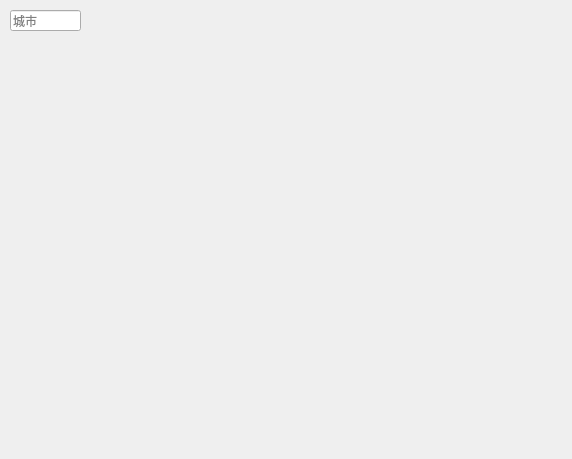
<?xml version="1.0" encoding="UTF-8"?>
<ui version="4.0">
 <class>MainWindow</class>
 <widget class="QMainWindow" name="MainWindow">
  <property name="geometry">
   <rect>
    <x>0</x>
    <y>0</y>
    <width>572</width>
    <height>459</height>
   </rect>
  </property>
  <property name="windowTitle">
   <string>Weather</string>
  </property>
  <property name="windowIcon">
   <iconset resource="res.qrc">
    <normaloff>:/images/icon</normaloff>:/images/icon</iconset>
  </property>
  <widget class="QWidget" name="centralWidget">
   <widget class="QLineEdit" name="cityEdit">
    <property name="geometry">
     <rect>
      <x>10</x>
      <y>10</y>
      <width>71</width>
      <height>21</height>
     </rect>
    </property>
    <property name="focusPolicy">
     <enum>Qt::StrongFocus</enum>
    </property>
    <property name="placeholderText">
     <string>城市</string>
    </property>
   </widget>
   <widget class="QLabel" name="temp">
    <property name="geometry">
     <rect>
      <x>50</x>
      <y>60</y>
      <width>150</width>
      <height>100</height>
     </rect>
    </property>
    <property name="font">
     <font>
      <family>楷体</family>
      <pointsize>55</pointsize>
      <weight>50</weight>
      <bold>false</bold>
     </font>
    </property>
    <property name="text">
     <string/>
    </property>
    <property name="alignment">
     <set>Qt::AlignCenter</set>
    </property>
   </widget>
   <widget class="QLabel" name="city">
    <property name="geometry">
     <rect>
      <x>50</x>
      <y>160</y>
      <width>150</width>
      <height>30</height>
     </rect>
    </property>
    <property name="font">
     <font>
      <pointsize>13</pointsize>
      <weight>75</weight>
      <bold>true</bold>
     </font>
    </property>
    <property name="text">
     <string/>
    </property>
    <property name="alignment">
     <set>Qt::AlignCenter</set>
    </property>
   </widget>
   <widget class="QLabel" name="date">
    <property name="geometry">
     <rect>
      <x>150</x>
      <y>10</y>
      <width>200</width>
      <height>25</height>
     </rect>
    </property>
    <property name="font">
     <font>
      <pointsize>15</pointsize>
      <weight>75</weight>
      <bold>true</bold>
     </font>
    </property>
    <property name="text">
     <string/>
    </property>
    <property name="alignment">
     <set>Qt::AlignCenter</set>
    </property>
   </widget>
   <widget class="QToolButton" name="getButton">
    <property name="geometry">
     <rect>
      <x>60</x>
      <y>10</y>
      <width>21</width>
      <height>21</height>
     </rect>
    </property>
    <property name="cursor">
     <cursorShape>PointingHandCursor</cursorShape>
    </property>
    <property name="toolTip">
     <string>查询天气</string>
    </property>
    <property name="text">
     <string/>
    </property>
    <property name="icon">
     <iconset resource="res.qrc">
      <normaloff>:/images/search</normaloff>:/images/search</iconset>
    </property>
    <property name="iconSize">
     <size>
      <width>21</width>
      <height>21</height>
     </size>
    </property>
    <property name="autoRaise">
     <bool>true</bool>
    </property>
   </widget>
   <widget class="QPushButton" name="minButton">
    <property name="geometry">
     <rect>
      <x>440</x>
      <y>5</y>
      <width>25</width>
      <height>25</height>
     </rect>
    </property>
    <property name="cursor">
     <cursorShape>PointingHandCursor</cursorShape>
    </property>
    <property name="toolTip">
     <string>最小化</string>
    </property>
    <property name="text">
     <string/>
    </property>
    <property name="flat">
     <bool>true</bool>
    </property>
   </widget>
   <widget class="QPushButton" name="closeButton">
    <property name="geometry">
     <rect>
      <x>470</x>
      <y>5</y>
      <width>25</width>
      <height>25</height>
     </rect>
    </property>
    <property name="cursor">
     <cursorShape>PointingHandCursor</cursorShape>
    </property>
    <property name="toolTip">
     <string>关闭</string>
    </property>
    <property name="text">
     <string/>
    </property>
    <property name="flat">
     <bool>true</bool>
    </property>
   </widget>
   <widget class="QWidget" name="layoutWidget">
    <property name="geometry">
     <rect>
      <x>0</x>
      <y>250</y>
      <width>501</width>
      <height>141</height>
     </rect>
    </property>
    <layout class="QHBoxLayout" name="horizontalLayout">
     <property name="spacing">
      <number>4</number>
     </property>
     <property name="bottomMargin">
      <number>15</number>
     </property>
     <item>
      <layout class="QGridLayout" name="gridLayout">
       <property name="bottomMargin">
        <number>10</number>
       </property>
       <item row="0" column="0">
        <widget class="QLabel" name="forecast_0_date">
         <property name="minimumSize">
          <size>
           <width>80</width>
           <height>20</height>
          </size>
         </property>
         <property name="maximumSize">
          <size>
           <width>80</width>
           <height>20</height>
          </size>
         </property>
         <property name="font">
          <font>
           <family>微软雅黑</family>
           <pointsize>10</pointsize>
          </font>
         </property>
         <property name="text">
          <string/>
         </property>
         <property name="alignment">
          <set>Qt::AlignCenter</set>
         </property>
        </widget>
       </item>
       <item row="1" column="0">
        <widget class="QLabel" name="forecast_0_type">
         <property name="minimumSize">
          <size>
           <width>78</width>
           <height>75</height>
          </size>
         </property>
         <property name="text">
          <string/>
         </property>
         <property name="scaledContents">
          <bool>true</bool>
         </property>
        </widget>
       </item>
       <item row="2" column="0">
        <widget class="QLabel" name="forecast_0_temp">
         <property name="minimumSize">
          <size>
           <width>75</width>
           <height>20</height>
          </size>
         </property>
         <property name="maximumSize">
          <size>
           <width>75</width>
           <height>20</height>
          </size>
         </property>
         <property name="font">
          <font>
           <family>微软雅黑</family>
          </font>
         </property>
         <property name="text">
          <string/>
         </property>
         <property name="alignment">
          <set>Qt::AlignCenter</set>
         </property>
        </widget>
       </item>
      </layout>
     </item>
     <item>
      <layout class="QGridLayout" name="gridLayout_2">
       <property name="bottomMargin">
        <number>10</number>
       </property>
       <item row="0" column="0">
        <widget class="QLabel" name="forecast_1_date">
         <property name="minimumSize">
          <size>
           <width>75</width>
           <height>20</height>
          </size>
         </property>
         <property name="maximumSize">
          <size>
           <width>75</width>
           <height>20</height>
          </size>
         </property>
         <property name="font">
          <font>
           <family>微软雅黑</family>
           <pointsize>10</pointsize>
          </font>
         </property>
         <property name="text">
          <string/>
         </property>
         <property name="alignment">
          <set>Qt::AlignCenter</set>
         </property>
        </widget>
       </item>
       <item row="1" column="0">
        <widget class="QLabel" name="forecast_1_type">
         <property name="minimumSize">
          <size>
           <width>78</width>
           <height>75</height>
          </size>
         </property>
         <property name="text">
          <string/>
         </property>
         <property name="scaledContents">
          <bool>true</bool>
         </property>
        </widget>
       </item>
       <item row="2" column="0">
        <widget class="QLabel" name="forecast_1_temp">
         <property name="minimumSize">
          <size>
           <width>75</width>
           <height>20</height>
          </size>
         </property>
         <property name="maximumSize">
          <size>
           <width>75</width>
           <height>20</height>
          </size>
         </property>
         <property name="font">
          <font>
           <family>微软雅黑</family>
          </font>
         </property>
         <property name="text">
          <string/>
         </property>
         <property name="alignment">
          <set>Qt::AlignCenter</set>
         </property>
        </widget>
       </item>
      </layout>
     </item>
     <item>
      <layout class="QGridLayout" name="gridLayout_3">
       <property name="bottomMargin">
        <number>10</number>
       </property>
       <item row="0" column="0">
        <widget class="QLabel" name="forecast_2_date">
         <property name="minimumSize">
          <size>
           <width>75</width>
           <height>20</height>
          </size>
         </property>
         <property name="maximumSize">
          <size>
           <width>75</width>
           <height>20</height>
          </size>
         </property>
         <property name="font">
          <font>
           <family>微软雅黑</family>
           <pointsize>10</pointsize>
          </font>
         </property>
         <property name="text">
          <string/>
         </property>
         <property name="alignment">
          <set>Qt::AlignCenter</set>
         </property>
        </widget>
       </item>
       <item row="1" column="0">
        <widget class="QLabel" name="forecast_2_type">
         <property name="minimumSize">
          <size>
           <width>78</width>
           <height>75</height>
          </size>
         </property>
         <property name="text">
          <string/>
         </property>
         <property name="scaledContents">
          <bool>true</bool>
         </property>
        </widget>
       </item>
       <item row="2" column="0">
        <widget class="QLabel" name="forecast_2_temp">
         <property name="minimumSize">
          <size>
           <width>75</width>
           <height>20</height>
          </size>
         </property>
         <property name="maximumSize">
          <size>
           <width>75</width>
           <height>20</height>
          </size>
         </property>
         <property name="font">
          <font>
           <family>微软雅黑</family>
          </font>
         </property>
         <property name="text">
          <string/>
         </property>
         <property name="alignment">
          <set>Qt::AlignCenter</set>
         </property>
        </widget>
       </item>
      </layout>
     </item>
     <item>
      <layout class="QGridLayout" name="gridLayout_4">
       <property name="bottomMargin">
        <number>10</number>
       </property>
       <item row="0" column="0">
        <widget class="QLabel" name="forecast_3_date">
         <property name="minimumSize">
          <size>
           <width>75</width>
           <height>20</height>
          </size>
         </property>
         <property name="maximumSize">
          <size>
           <width>75</width>
           <height>20</height>
          </size>
         </property>
         <property name="font">
          <font>
           <family>微软雅黑</family>
           <pointsize>10</pointsize>
          </font>
         </property>
         <property name="text">
          <string/>
         </property>
         <property name="alignment">
          <set>Qt::AlignCenter</set>
         </property>
        </widget>
       </item>
       <item row="1" column="0">
        <widget class="QLabel" name="forecast_3_type">
         <property name="minimumSize">
          <size>
           <width>78</width>
           <height>75</height>
          </size>
         </property>
         <property name="text">
          <string/>
         </property>
         <property name="scaledContents">
          <bool>true</bool>
         </property>
        </widget>
       </item>
       <item row="2" column="0">
        <widget class="QLabel" name="forecast_3_temp">
         <property name="minimumSize">
          <size>
           <width>75</width>
           <height>20</height>
          </size>
         </property>
         <property name="maximumSize">
          <size>
           <width>75</width>
           <height>20</height>
          </size>
         </property>
         <property name="font">
          <font>
           <family>微软雅黑</family>
          </font>
         </property>
         <property name="text">
          <string/>
         </property>
         <property name="alignment">
          <set>Qt::AlignCenter</set>
         </property>
        </widget>
       </item>
      </layout>
     </item>
     <item>
      <layout class="QGridLayout" name="gridLayout_5">
       <property name="bottomMargin">
        <number>10</number>
       </property>
       <property name="spacing">
        <number>6</number>
       </property>
       <item row="0" column="0">
        <widget class="QLabel" name="forecast_4_date">
         <property name="minimumSize">
          <size>
           <width>75</width>
           <height>20</height>
          </size>
         </property>
         <property name="maximumSize">
          <size>
           <width>75</width>
           <height>20</height>
          </size>
         </property>
         <property name="font">
          <font>
           <family>微软雅黑</family>
           <pointsize>10</pointsize>
          </font>
         </property>
         <property name="text">
          <string/>
         </property>
         <property name="alignment">
          <set>Qt::AlignCenter</set>
         </property>
        </widget>
       </item>
       <item row="1" column="0">
        <widget class="QLabel" name="forecast_4_type">
         <property name="minimumSize">
          <size>
           <width>78</width>
           <height>75</height>
          </size>
         </property>
         <property name="text">
          <string/>
         </property>
         <property name="scaledContents">
          <bool>true</bool>
         </property>
        </widget>
       </item>
       <item row="2" column="0">
        <widget class="QLabel" name="forecast_4_temp">
         <property name="minimumSize">
          <size>
           <width>75</width>
           <height>20</height>
          </size>
         </property>
         <property name="maximumSize">
          <size>
           <width>75</width>
           <height>20</height>
          </size>
         </property>
         <property name="font">
          <font>
           <family>微软雅黑</family>
          </font>
         </property>
         <property name="frameShadow">
          <enum>QFrame::Plain</enum>
         </property>
         <property name="midLineWidth">
          <number>1</number>
         </property>
         <property name="text">
          <string/>
         </property>
         <property name="alignment">
          <set>Qt::AlignCenter</set>
         </property>
        </widget>
       </item>
      </layout>
     </item>
    </layout>
   </widget>
   <widget class="QWidget" name="layoutWidget">
    <property name="geometry">
     <rect>
      <x>280</x>
      <y>200</y>
      <width>211</width>
      <height>32</height>
     </rect>
    </property>
    <layout class="QGridLayout" name="gridLayout_6">
     <item row="0" column="0">
      <widget class="QLabel" name="label">
       <property name="minimumSize">
        <size>
         <width>30</width>
         <height>30</height>
        </size>
       </property>
       <property name="maximumSize">
        <size>
         <width>30</width>
         <height>30</height>
        </size>
       </property>
       <property name="font">
        <font>
         <family>微软雅黑</family>
         <pointsize>10</pointsize>
         <weight>75</weight>
         <bold>true</bold>
        </font>
       </property>
       <property name="text">
        <string/>
       </property>
      </widget>
     </item>
     <item row="0" column="1">
      <widget class="QLabel" name="sunrise">
       <property name="font">
        <font>
         <pointsize>10</pointsize>
        </font>
       </property>
       <property name="text">
        <string/>
       </property>
      </widget>
     </item>
     <item row="0" column="2">
      <widget class="QLabel" name="label_2">
       <property name="maximumSize">
        <size>
         <width>30</width>
         <height>30</height>
        </size>
       </property>
       <property name="font">
        <font>
         <family>微软雅黑</family>
         <pointsize>10</pointsize>
         <weight>75</weight>
         <bold>true</bold>
        </font>
       </property>
       <property name="text">
        <string/>
       </property>
      </widget>
     </item>
     <item row="0" column="3">
      <widget class="QLabel" name="sunset">
       <property name="font">
        <font>
         <pointsize>10</pointsize>
        </font>
       </property>
       <property name="text">
        <string/>
       </property>
      </widget>
     </item>
    </layout>
   </widget>
   <widget class="QWidget" name="layoutWidget">
    <property name="geometry">
     <rect>
      <x>30</x>
      <y>200</y>
      <width>71</width>
      <height>32</height>
     </rect>
    </property>
    <layout class="QGridLayout" name="gridLayout_7">
     <item row="0" column="0">
      <widget class="QLabel" name="label_3">
       <property name="minimumSize">
        <size>
         <width>30</width>
         <height>30</height>
        </size>
       </property>
       <property name="maximumSize">
        <size>
         <width>30</width>
         <height>30</height>
        </size>
       </property>
       <property name="font">
        <font>
         <pointsize>10</pointsize>
         <weight>75</weight>
         <bold>true</bold>
        </font>
       </property>
       <property name="text">
        <string/>
       </property>
       <property name="scaledContents">
        <bool>true</bool>
       </property>
       <property name="alignment">
        <set>Qt::AlignRight|Qt::AlignTrailing|Qt::AlignVCenter</set>
       </property>
      </widget>
     </item>
     <item row="0" column="1">
      <widget class="QLabel" name="shidu">
       <property name="minimumSize">
        <size>
         <width>30</width>
         <height>30</height>
        </size>
       </property>
       <property name="maximumSize">
        <size>
         <width>30</width>
         <height>30</height>
        </size>
       </property>
       <property name="font">
        <font>
         <pointsize>10</pointsize>
         <weight>50</weight>
         <bold>false</bold>
        </font>
       </property>
       <property name="text">
        <string/>
       </property>
       <property name="alignment">
        <set>Qt::AlignLeading|Qt::AlignLeft|Qt::AlignVCenter</set>
       </property>
      </widget>
     </item>
    </layout>
   </widget>
   <widget class="QWidget" name="layoutWidget">
    <property name="geometry">
     <rect>
      <x>100</x>
      <y>200</y>
      <width>168</width>
      <height>32</height>
     </rect>
    </property>
    <layout class="QGridLayout" name="gridLayout_8">
     <item row="0" column="0">
      <widget class="QLabel" name="fengxiang">
       <property name="minimumSize">
        <size>
         <width>70</width>
         <height>30</height>
        </size>
       </property>
       <property name="maximumSize">
        <size>
         <width>70</width>
         <height>30</height>
        </size>
       </property>
       <property name="font">
        <font>
         <pointsize>10</pointsize>
         <weight>75</weight>
         <bold>true</bold>
        </font>
       </property>
       <property name="text">
        <string/>
       </property>
       <property name="scaledContents">
        <bool>true</bool>
       </property>
       <property name="alignment">
        <set>Qt::AlignRight|Qt::AlignTrailing|Qt::AlignVCenter</set>
       </property>
      </widget>
     </item>
     <item row="0" column="1">
      <widget class="QLabel" name="fengli">
       <property name="minimumSize">
        <size>
         <width>80</width>
         <height>30</height>
        </size>
       </property>
       <property name="maximumSize">
        <size>
         <width>80</width>
         <height>30</height>
        </size>
       </property>
       <property name="font">
        <font>
         <pointsize>10</pointsize>
         <weight>50</weight>
         <bold>false</bold>
        </font>
       </property>
       <property name="text">
        <string/>
       </property>
      </widget>
     </item>
    </layout>
   </widget>
   <widget class="QWidget" name="layoutWidget">
    <property name="geometry">
     <rect>
      <x>280</x>
      <y>100</y>
      <width>211</width>
      <height>87</height>
     </rect>
    </property>
    <layout class="QGridLayout" name="gridLayout_9">
     <item row="0" column="0">
      <widget class="QLabel" name="label_4">
       <property name="minimumSize">
        <size>
         <width>30</width>
         <height>75</height>
        </size>
       </property>
       <property name="maximumSize">
        <size>
         <width>30</width>
         <height>75</height>
        </size>
       </property>
       <property name="font">
        <font>
         <family>微软雅黑</family>
         <pointsize>11</pointsize>
         <weight>75</weight>
         <bold>true</bold>
        </font>
       </property>
       <property name="text">
        <string/>
       </property>
       <property name="alignment">
        <set>Qt::AlignCenter</set>
       </property>
      </widget>
     </item>
     <item row="0" column="1">
      <widget class="QTextBrowser" name="ganmao">
       <property name="font">
        <font>
         <pointsize>12</pointsize>
        </font>
       </property>
       <property name="styleSheet">
        <string notr="true">background: transparent;border-color:transparent;border:0px;</string>
       </property>
       <property name="verticalScrollBarPolicy">
        <enum>Qt::ScrollBarAlwaysOff</enum>
       </property>
       <property name="horizontalScrollBarPolicy">
        <enum>Qt::ScrollBarAlwaysOff</enum>
       </property>
       <property name="openLinks">
        <bool>false</bool>
       </property>
      </widget>
     </item>
    </layout>
   </widget>
   <widget class="QPushButton" name="updateButton">
    <property name="geometry">
     <rect>
      <x>410</x>
      <y>5</y>
      <width>25</width>
      <height>25</height>
     </rect>
    </property>
    <property name="cursor">
     <cursorShape>PointingHandCursor</cursorShape>
    </property>
    <property name="toolTip">
     <string>换肤</string>
    </property>
    <property name="text">
     <string/>
    </property>
    <property name="iconSize">
     <size>
      <width>25</width>
      <height>25</height>
     </size>
    </property>
    <property name="flat">
     <bool>true</bool>
    </property>
   </widget>
  </widget>
 </widget>
 <layoutdefault spacing="6" margin="11"/>
 <resources>
  <include location="res.qrc"/>
 </resources>
 <connections>
  <connection>
   <sender>closeButton</sender>
   <signal>clicked()</signal>
   <receiver>MainWindow</receiver>
   <slot>close()</slot>
   <hints>
    <hint type="sourcelabel">
     <x>479</x>
     <y>20</y>
    </hint>
    <hint type="destinationlabel">
     <x>479</x>
     <y>44</y>
    </hint>
   </hints>
  </connection>
  <connection>
   <sender>minButton</sender>
   <signal>clicked()</signal>
   <receiver>MainWindow</receiver>
   <slot>showMinimized()</slot>
   <hints>
    <hint type="sourcelabel">
     <x>446</x>
     <y>22</y>
    </hint>
    <hint type="destinationlabel">
     <x>446</x>
     <y>44</y>
    </hint>
   </hints>
  </connection>
  <connection>
   <sender>cityEdit</sender>
   <signal>returnPressed()</signal>
   <receiver>getButton</receiver>
   <slot>click()</slot>
   <hints>
    <hint type="sourcelabel">
     <x>29</x>
     <y>22</y>
    </hint>
    <hint type="destinationlabel">
     <x>70</x>
     <y>22</y>
    </hint>
   </hints>
  </connection>
 </connections>
</ui>
